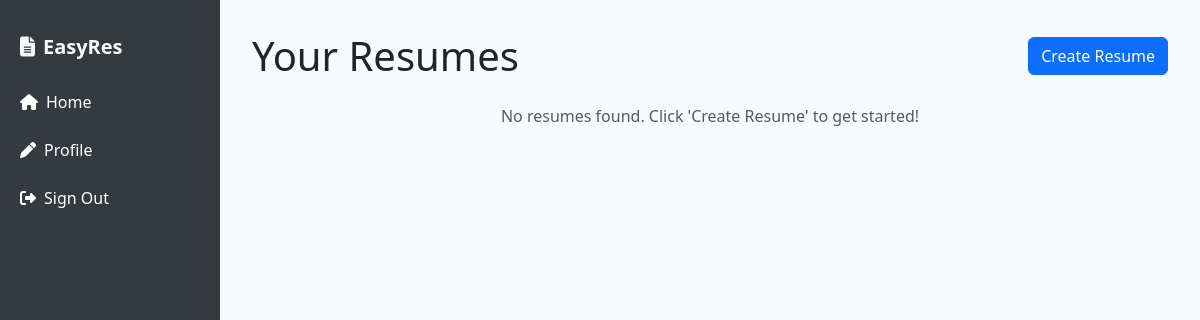
Before: /resumes (signed in) with the older database file.
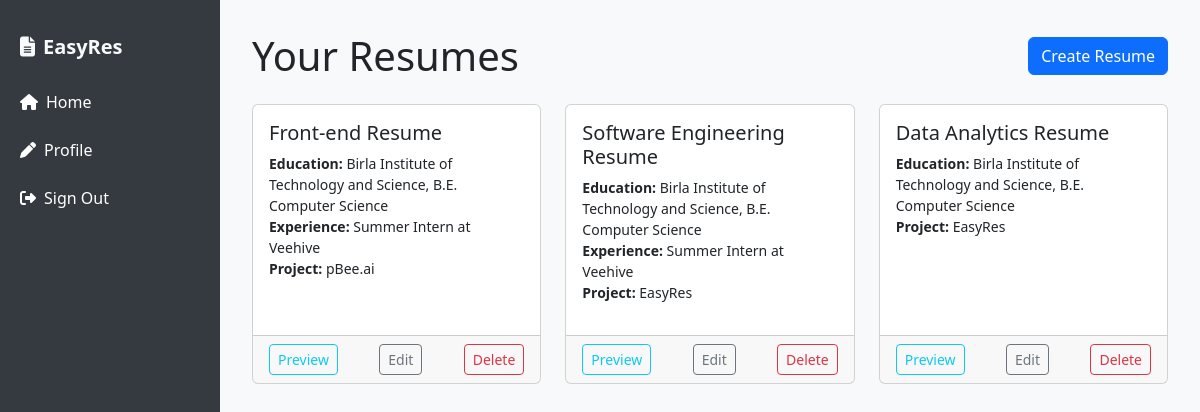
After: the same page with the newer database file.
### website/models.py (models this page shows)
class Resume(db.Model):
    id = db.Column(db.Integer, primary_key=True)
    name = db.Column(db.String(100), nullable=False)
    user_id = db.Column(db.Integer, db.ForeignKey('user.id'), nullable=False)
    bios = db.relationship('Bios', secondary=resume_bios, lazy='subquery')
    educations = db.relationship('Educations', secondary=resume_educations, lazy='subquery')
    experiences = db.relationship('Experiences', secondary=resume_experiences, lazy='subquery')
    projects = db.relationship('Projects', secondary=resume_projects, lazy='subquery')
    skills = db.relationship('Skills', secondary=resume_skills, lazy='subquery')
    created_at = db.Column(db.DateTime(timezone=True), server_default=func.now())
    updated_at = db.Column(db.DateTime(timezone=True), onupdate=func.now())

class Educations(db.Model):
    id = db.Column(db.Integer, primary_key=True)
    uni = db.Column(db.String(100))
    location = db.Column(db.String(50))
    degree = db.Column(db.String(100))
    start_year = db.Column(db.String(10))
    end_year = db.Column(db.String(10))
    user_id = db.Column(db.Integer, db.ForeignKey('user.id'))

class Experiences(db.Model):
    id = db.Column(db.Integer, primary_key=True)
    role = db.Column(db.String(25))
    comp = db.Column(db.String(25))
    desc = db.Column(db.String(500))
    start_date = db.Column(db.String(10), nullable=False)
    end_date = db.Column(db.String(10), nullable=True)
    ongoing = db.Column(db.Boolean, default=False)
    user_id = db.Column(db.Integer, db.ForeignKey('user.id'))

class Projects(db.Model):
    id = db.Column(db.Integer, primary_key=True)
    proj = db.Column(db.String(50))
    tool = db.Column(db.String(50))
    desc = db.Column(db.String(250))
    user_id = db.Column(db.Integer, db.ForeignKey('user.id'))

### website/views.py (the view)
@views.route('/resumes')
@login_required
def list_resumes():
    resumes = Resume.query.filter_by(user_id=current_user.id).order_by(Resume.created_at.desc()).all()
    return render_template('resumes.html', resumes=resumes, user=current_user)

### website/__init__.py (called while the page is built)
def create_app():
    app = Flask(__name__)
    app.config['SECRET_KEY'] = "development key, need to figure out for production"
    app.config['SQLALCHEMY_DATABASE_URI'] = f'sqlite:///{DB_NAME}'
    db.init_app(app)
    from .views import views
    from .auth import auth
    app.register_blueprint(views, url_prefix='/')
    app.register_blueprint(auth, url_prefix='/')
    from .models import User, Skills
    create_database(app)
    login_manager = LoginManager()
    login_manager.login_view = 'auth.sign_in'
    login_manager.init_app(app)
    @login_manager.user_loader
    def load_user(id):
        return User.query.get(int(id))
    return app

### website/templates/resumes.html
{% extends "base.html" %} {% block content %}
<div class="d-flex justify-content-between align-items-center mb-4">
  <h1 class="mb-0">Your Resumes</h1>
  <a href="{{ url_for('views.create_resume') }}" class="btn btn-primary"
    >Create Resume</a
  >
</div>
<div class="row">
  {% for resume in resumes %}
  <div class="col-md-4 mb-4">
    <div class="card h-100">
      <div class="card-body">
        <h5 class="card-title">{{ resume.name }}</h5>
        <ul class="list-unstyled small">
          {% if resume.educations %}
          <li>
            <strong>Education:</strong> {{ resume.educations[0].uni }}{% if
            resume.educations[0].degree %}, {{ resume.educations[0].degree }}{%
            endif %}
          </li>
          {% endif %} {% if resume.experiences %}
          <li>
            <strong>Experience:</strong> {{ resume.experiences[0].role }} at {{
            resume.experiences[0].comp }}
          </li>
          {% endif %} {% if resume.projects %}
          <li><strong>Project:</strong> {{ resume.projects[0].proj }}</li>
          {% endif %}
        </ul>
      </div>
      <div class="card-footer d-flex justify-content-between">
        <a
          href="{{ url_for('views.view_resume', resume_id=resume.id) }}"
          class="btn btn-outline-info btn-sm"
          >Preview</a
        >
        <a
          href="{{ url_for('views.edit_resume', resume_id=resume.id) }}"
          class="btn btn-outline-secondary btn-sm"
          >Edit</a
        >
        <form
          method="POST"
          action="{{ url_for('views.delete_resume', resume_id=resume.id) }}"
          style="display: inline"
        >
          <button
            type="submit"
            class="btn btn-outline-danger btn-sm"
            onclick="return confirm('Delete this resume?');"
          >
            Delete
          </button>
        </form>
      </div>
    </div>
  </div>
  {% else %}
  <div class="col-12 text-center text-muted">
    No resumes found. Click 'Create Resume' to get started!
  </div>
  {% endfor %}
</div>
{% endblock %}

### website/templates/base.html (shortened to what this page needs)
<!DOCTYPE html>
<html lang="en">
  <head>
    <link
      href="https://cdn.jsdelivr.net/npm/bootstrap@5.3.5/dist/css/bootstrap.min.css"
      rel="stylesheet"
    />
    <link
      href="https://cdnjs.cloudflare.com/ajax/libs/font-awesome/6.5.0/css/all.min.css"
      rel="stylesheet"
    />
  </head>
  <body{% if show_navbar == false %} class="no-sidebar"{% endif %}>
    {% if show_navbar != false %}
      <nav class="sidebar">
        <div class="nav-title">
          <i class="fa-solid fa-file-lines me-2"></i>EasyRes
        </div>
        <div class="nav flex-column">
          {% if user.is_authenticated %}
            <a href="/home"><i class="fa-solid fa-house me-2"></i>Home</a>
            <a href="/profile"><i class="fa-solid fa-pen me-2"></i>Profile</a>
            <a href="/sign-out"><i class="fa-solid fa-right-from-bracket me-2"></i>Sign Out</a>
          {% else %}
            <a href="/sign-in"><i class="fa-solid fa-right-to-bracket me-2"></i>Sign In</a>
            <a href="/sign-up"><i class="fa-solid fa-user-plus me-2"></i>Sign Up</a>
          {% endif %}
        </div>
      </nav>
    {% endif %}
    <main class="content">
      {% block content %}{% endblock %}
    </main>
  </body>
</html>

### website/templates/base.html (style rules this page uses)
body { min-height: 100vh; display: flex; font-family: "Segoe UI", Tahoma, Geneva, Verdana, sans-serif; }
.sidebar { min-width: 220px; max-width: 220px; background-color: #343a40; color: white; display: flex; flex-direction: column; padding-top: 1rem; position: fixed; top: 0; left: 0; height: 100vh; z-index: 1000; }
.sidebar a { color: white; padding: 0.75rem 1.25rem; text-decoration: none; display: block; transition: background 0.3s; }
.sidebar .nav-title { padding: 1rem 1.25rem; font-size: 1.25rem; font-weight: bold; color: #f8f9fa; }
.content { flex-grow: 1; padding: 2rem; background-color: #f8f9fa; margin-left: 220px; min-width: 0; }

Changed rows visible on the page:
added Resume: name "Front-end Resume", uni "Birla Institute of Technology and Science", degree "B.E. Computer Science", role "Summer Intern", comp "Veehive", proj "pBee.ai"
added Resume: name "Software Engineering Resume", uni "Birla Institute of Technology and Science", degree "B.E. Computer Science", role "Summer Intern", comp "Veehive", proj "EasyRes"
added Resume: name "Data Analytics Resume", uni "Birla Institute of Technology and Science", degree "B.E. Computer Science", proj "EasyRes"
Other visible differences:
text no longer shown: "No resumes found. Click 'Create Resume' to get started!"
